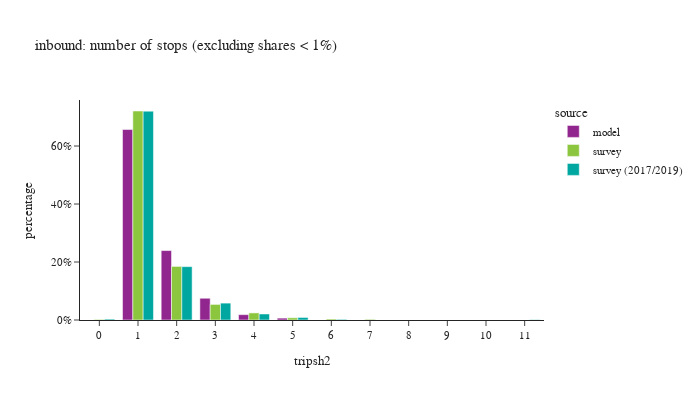

Source (notebook cell):
### Code cell
df_plot = df_tour.groupby(['tripsh2','source'])['toexpfac'].sum().reset_index()
df_plot['percentage'] = df_plot.groupby(['source'], group_keys=False)['toexpfac']. \
    apply(lambda x: x / float(x.sum()))
df_plot = df_plot.loc[df_plot['percentage'] > 0.001]
# df_plot
fig = px.bar(df_plot.sort_values(['source']), x="tripsh2", y="percentage", color="source",
             barmode="group",title="inbound: number of stops (excluding shares < 1%)",
             hover_data=['toexpfac'])
fig.update_layout(height=400, width=700, font=dict(size=11),
                  xaxis = dict(dtick = 1, categoryorder='category ascending'),
                  yaxis=dict(tickformat=".0%"))
fig.show()

### Figure 1 — Plotly figure (JSON) as saved in the notebook; plotly's stock layout.template omitted (floating-point values rounded to 4 significant figures)
{"data": [{"alignmentgroup": "True", "customdata": [[3976000.0], [1449000.0], [453700.0], [111700.0], [39190.0]], "hovertemplate": "source=model<br>tripsh2=%{x}<br>percentage=%{y}<br>toexpfac=%{customdata[0]}<extra></extra>", "legendgroup": "model", "marker": {"color": "#91268F", "pattern": {"shape": ""}}, "name": "model", "offsetgroup": "model", "orientation": "v", "showlegend": true, "textposition": "auto", "type": "bar", "x": [1, 2, 3, 4, 5], "xaxis": "x", "y": [0.6569, 0.2395, 0.07497, 0.01846, 0.006475], "yaxis": "y"}, {"alignmentgroup": "True", "customdata": [[10300.0], [3673000.0], [17720.0], [941600.0], [273900.0], [12380.0], [124700.0], [38980.0]], "hovertemplate": "source=survey<br>tripsh2=%{x}<br>percentage=%{y}<br>toexpfac=%{customdata[0]}<extra></extra>", "legendgroup": "survey", "marker": {"color": "#8CC63E", "pattern": {"shape": ""}}, "name": "survey", "offsetgroup": "survey", "orientation": "v", "showlegend": true, "textposition": "auto", "type": "bar", "x": [0, 1, 6, 2, 3, 7, 4, 5], "xaxis": "x", "y": [0.002022, 0.7208, 0.003477, 0.1848, 0.05376, 0.002429, 0.02446, 0.00765], "yaxis": "y"}, {"alignmentgroup": "True", "customdata": [[12430.0], [48580.0], [324100.0], [1024000.0], [4009000.0], [17190.0], [115500.0], [6136.0]], "hovertemplate": "source=survey (2017/2019)<br>tripsh2=%{x}<br>percentage=%{y}<br>toexpfac=%{customdata[0]}<extra></extra>", "legendgroup": "survey (2017/2019)", "marker": {"color": "#00A7A0", "pattern": {"shape": ""}}, "name": "survey (2017/2019)", "offsetgroup": "survey (2017/2019)", "orientation": "v", "showlegend": true, "textposition": "auto", "type": "bar", "x": [6, 5, 3, 2, 1, 0, 4, 11], "xaxis": "x", "y": [0.002233, 0.008729, 0.05823, 0.184, 0.7203, 0.003089, 0.02075, 0.001103], "yaxis": "y"}], "layout": {"barmode": "group", "font": {"size": 11}, "height": 400, "legend": {"title": {"text": "source"}, "tracegroupgap": 0}, "title": {"text": "inbound: number of stops (excluding shares < 1%)"}, "width": 700, "xaxis": {"anchor": "y", "categoryorder": "category ascending", "domain": [0.0, 1.0], "dtick": 1, "title": {"text": "tripsh2"}}, "yaxis": {"anchor": "x", "domain": [0.0, 1.0], "tickformat": ".0%", "title": {"text": "percentage"}}}}
